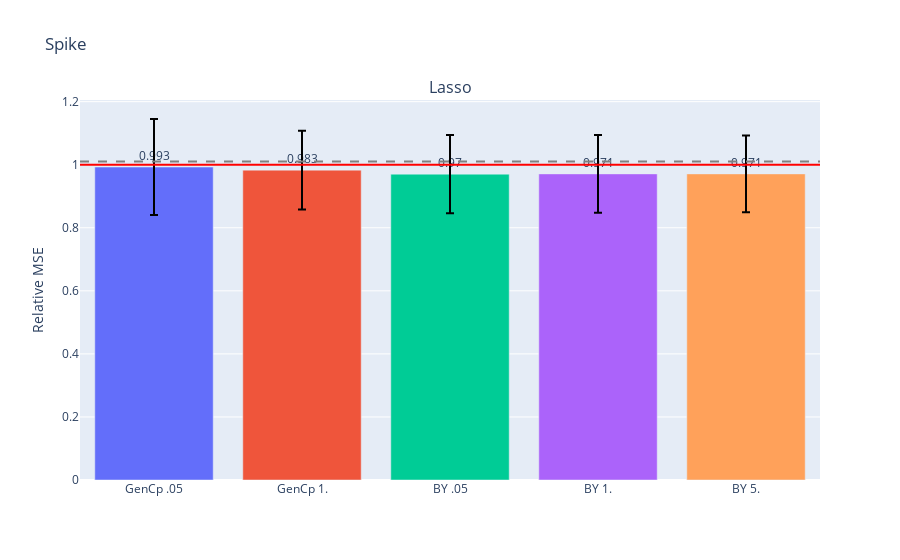

Source (notebook cell):
### Code cell
spike_fig = gen_model_barplots(
    spike_model_errs, 
    model_names, 
    est_names, 
    "Spike",#title, 
    has_elev_err=True,
    err_bars=True,
)
spike_fig.show()

### Figure 1 — Plotly figure (JSON) as saved in the notebook; plotly's stock layout.template omitted (floating-point values rounded to 4 significant figures)
{"data": [{"error_y": {"array": [0.1524, 0.1247, 0.1241, 0.1236, 0.1221], "color": "black", "type": "data"}, "marker": {"color": ["#636EFA", "#EF553B", "#00CC96", "#AB63FA", "#FFA15A", "#19D3F3", "#FF6692", "#B6E880", "#FF97FF", "#FECB52"]}, "text": [0.993, 0.983, 0.97, 0.971, 0.971], "textposition": "outside", "type": "bar", "x": ["GenCp .05", "GenCp 1.", "BY .05", "BY 1.", "BY 5."], "xaxis": "x", "y": [0.9926, 0.9828, 0.9701, 0.9709, 0.9709], "yaxis": "y"}], "layout": {"annotations": [{"font": {"size": 16}, "showarrow": false, "text": "Lasso", "x": 0.5, "xanchor": "center", "xref": "paper", "y": 1, "yanchor": "bottom", "yref": "paper"}], "shapes": [{"line": {"color": "red"}, "type": "line", "x0": 0, "x1": 1, "xref": "x domain", "y0": 1, "y1": 1, "yref": "y"}, {"line": {"color": "grey", "dash": "dash"}, "type": "line", "x0": 0, "x1": 1, "xref": "x domain", "y0": 1.01, "y1": 1.01, "yref": "y"}], "title": {"text": "Spike"}, "xaxis": {"anchor": "y", "domain": [0, 1]}, "yaxis": {"anchor": "x", "domain": [0, 1], "title": {"text": "Relative MSE"}}}}
